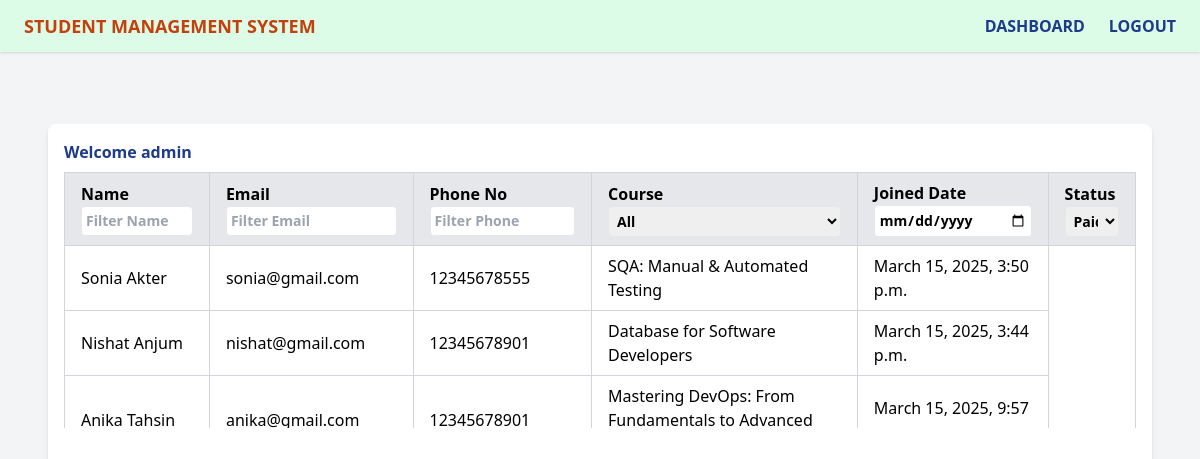
The page /dashboard/ (signed in) on the database its author committed.
### students/models.py (models this page shows, shortened)
class Student(models.Model):
    name = models.CharField(max_length=100)
    email = models.EmailField(unique=True)
    phone_no = models.CharField(max_length=15)
    course = models.ForeignKey(Course, on_delete=models.SET_NULL, null=True)
    course_fee = models.DecimalField(max_digits=10, decimal_places=2, blank=True, null=True)
    password = models.CharField(max_length=255)
    created_at = models.DateTimeField(auto_now_add=True)

class Course(models.Model):
    name = models.CharField(max_length=100)
    fee = models.DecimalField(max_digits=10, decimal_places=2)

### students/views.py (the view)
# urls.py: path("dashboard/", views.dashboard , name="dashboard"),
@login_required
def dashboard(request):
    if not request.user.is_staff:  # Allow only admin users
        messages.error(request, "Unauthorized access")
        return redirect('login')
    messages.success(request, " Login Successful.")
    context = {"students": Student.objects.all().order_by("-created_at")}
    return render(request, 'index.html', context)

### students/templates/index.html (shortened to what this page needs)
{% extends 'base.html' %}
{% block content %}
    <div class="bg-white shadow-md mx-6 mt-6 p-4 rounded-lg">
        <h1 class="font-bold text-blue-900 block mb-2">Welcome {{ request.user }}</h1>
        <div class="overflow-y-auto max-h-64">
            <table class="w-full border-collapse border border-gray-300">
                <thead class="sticky-header">
                    <tr class="bg-gray-200">
                        <th class="border border-gray-300 px-4 py-2 text-left"> Name <br>
                            <input type="text" class="w-full p-1 text-sm border rounded" placeholder="Filter Name">
                        </th>
                        <th class="border border-gray-300 px-4 py-2 text-left">Email <br>
                            <input type="email" class="w-full p-1 text-sm border rounded" placeholder="Filter Email">
                        </th>
                        <th class="border border-gray-300 px-4 py-2 text-left">Phone No <br>
                            <input type="tel" class="w-full p-1 text-sm border rounded" placeholder="Filter Phone">
                        </th>
                            <th class="border border-gray-300 px-4 py-2 text-left">
                                Course <br>
                                <select class="w-full p-1 text-sm border rounded">
                                    <option value="">All</option>
                                </select>
                            </th>
                            <th class="border border-gray-300 px-4 py-2 text-left">Joined Date <br>
                                <input type="date" class="w-full p-1 text-sm border rounded" placeholder="Filter Date">
                            </th>
                            <th class="border border-gray-300 px-4 py-2 text-left"> Status <br>
                            <select class="w-full p-1 text-sm border rounded">
                                <option value="Success">Paid</option>
                            </select>
                        </th>
                    </tr>
                </thead>
                <tbody>
                    {% for student in students %}
                    <tr>
                        <td class="border border-gray-300 px-4 py-2">{{ student.name }}</td>
                        <td class="border border-gray-300 px-4 py-2">{{ student.email }}</td>
                        <td class="border border-gray-300 px-4 py-2">{{ student.phone_no }}</td>
                        <td class="border border-gray-300 px-4 py-2">{{ student.course.name }}</td>
                        <td class="border border-gray-300 px-4 py-2">{{ student.created_at }}</td>
                    </tr>
                    {% empty %}
                    <tr>
                        <td colspan="5" class="text-center border border-gray-300 px-4 py-2">No students found.</td>
                    </tr>
                    {% endfor %}
                </tbody>
            </table>
        </div>
    </div>
{% endblock %}

### students/templates/base.html (shortened to what this page needs)
<!DOCTYPE html>
<html lang="en">
<head>
    <script src="https://cdn.tailwindcss.com"></script>
</head>
<body class="bg-gray-100">
    <nav class="bg-green-100 py-3 px-6 flex justify-between items-center shadow">
        <h1 class="text-lg font-bold text-orange-700">STUDENT MANAGEMENT SYSTEM</h1>
        <div class="flex space-x-6">
            <a href="#" class="font-bold text-blue-900">DASHBOARD</a>
            <a href="#" class="font-bold text-blue-900">LOGOUT</a>
        </div>
    </nav>
    <main class="flex flex-grow h-screen w-full mx-auto p-6">
        {% block content %}
        {% endblock %}
    </main>
</body>
</html>

### students/templates/base.html (style rules this page uses)
.sticky-header { position: sticky; top: 0; background-color: #e5e7eb; z-index: 10; }

### rows shown on the page
Student: name "Sonia Akter", email "sonia@gmail.com", phone_no "12345678555", course.name "SQA: Manual & Automated Testing", created_at "March 15, 2025, 3:50 p.m."
Student: name "Nishat Anjum", email "nishat@gmail.com", phone_no "12345678901", course.name "Database for Software Developers", created_at "March 15, 2025, 3:44 p.m."
Student: name "Anika Tahsin", email "anika@gmail.com", phone_no "12345678901", course.name "Mastering DevOps: From Fundamentals to Advanced…", created_at "March 15, 2025, 9:57…"

### other values the page prints
{{ request.user }} "admin"
